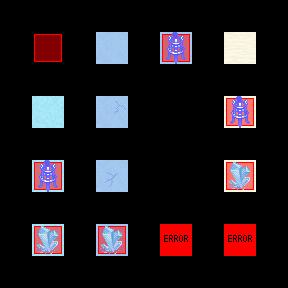

The image is a tile-based game level rendered from a .tmx file. Its description and source (layers, tilesets, objects; grid data summarised) follow:
An orthogonal 9x9 tile map with 32x32 px tiles, 7 tile layers (Regions, Input_set, Output_Ground, Output_Collision, ...), 4 tilesets.

<map version="1.0" orientation="orthogonal" width="9" height="9" tilewidth="32" tileheight="32">
 <properties>
  <property name="AutoMappingRadius" value="1" />
 </properties>
 <tileset firstgid="1" name="collision" tilewidth="32" tileheight="32">
  <image source="../../graphics/tiles/collision.png" width="64" height="32" />
 </tileset>
 <tileset firstgid="3" name="set_icecave" tilewidth="32" tileheight="32">
  <image source="../../graphics/tiles/set_icecave.png" width="128" height="128" />
 </tileset>
 <tileset firstgid="19" name="set_rules" tilewidth="32" tileheight="32">
  <image source="../../graphics/tiles/set_rules.png" width="64" height="64" />
 </tileset>
 <tileset firstgid="23" name="icecave" tilewidth="32" tileheight="32">
  <image source="../../graphics/tiles/icecave.png" width="512" height="256" />
 </tileset>
 <layer name="Regions" width="9" height="9">
  <data>[81 cells, 14 non-empty, 1 distinct tile ids]</data>
 </layer>
 <layer name="Input_set" width="9" height="9">
  <data>[81 cells, 14 non-empty, 14 distinct tile ids]</data>
 </layer>
 <layer name="Output_Ground" width="9" height="9">
  <data>[81 cells, 14 non-empty, 7 distinct tile ids]</data>
 </layer>
 <layer name="Output_Collision" width="9" height="9">
  <data>[81 cells, 7 non-empty, 1 distinct tile ids]</data>
 </layer>
 <layer name="Output_Fringe" width="9" height="9">
  <data>[81 cells, 6 non-empty, 2 distinct tile ids]</data>
 </layer>
 <layer name="Output_Error" width="9" height="9">
  <data>[81 cells, 0 non-empty, 0 distinct tile ids]</data>
 </layer>
 <layer name="Output_Over" width="9" height="9">
  <data>[81 cells, 0 non-empty, 0 distinct tile ids]</data>
 </layer>
</map>
